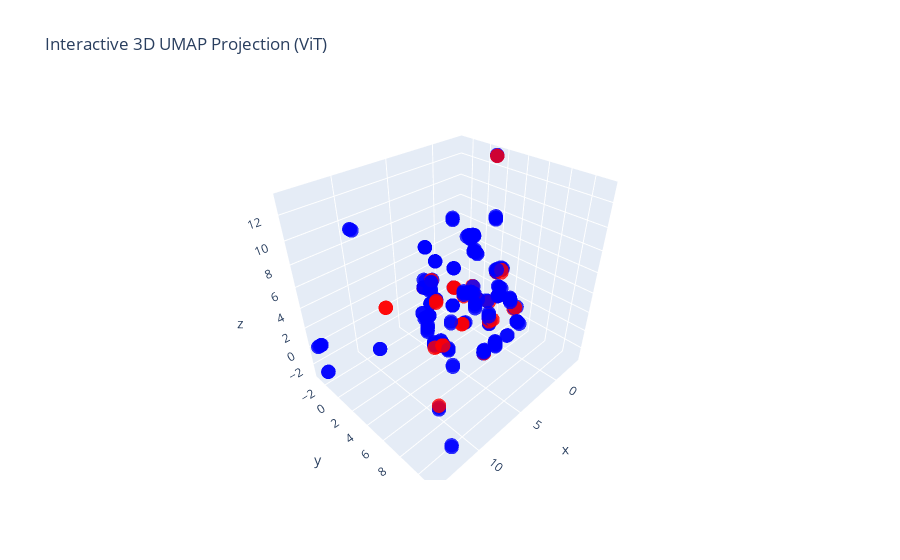

Source (notebook cell):
### Code cell
fig = go.Figure(data=[go.Scatter3d(
    x=results_clip[:, 0], y=results_clip[:, 1], z=results_clip[:, 2],
    mode='markers',
    marker=dict(size=5, color=colors_clip, opacity=0.8)
)])

fig.update_layout(
    title="Interactive 3D UMAP Projection (ViT)",
)

fig.show()

### Figure 1 — Plotly figure (JSON) as saved in the notebook; plotly's stock layout.template omitted (floating-point values rounded to 4 significant figures; data arrays with more than 128 entries replaced by an {"elided": "..."} marker saying what was removed)
{"data": [{"marker": {"color": {"elided": "244 str values"}, "opacity": 0.8, "size": 5}, "mode": "markers", "type": "scatter3d", "x": {"elided": "244 float values"}, "y": {"elided": "244 float values"}, "z": {"elided": "244 float values"}}], "layout": {"title": {"text": "Interactive 3D UMAP Projection (ViT)"}}}
